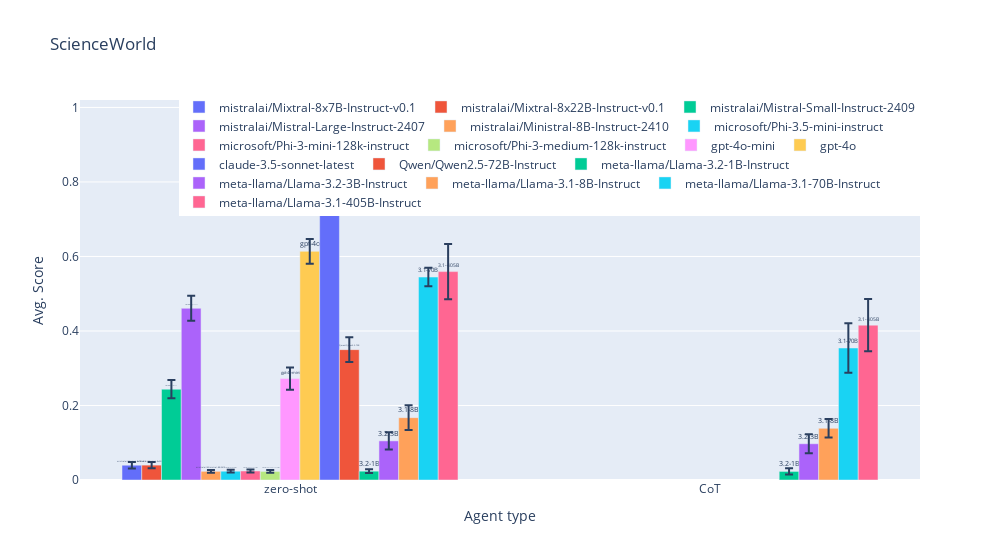

The notebook cell saved with this chart:
### Code cell
# filter out the llama-31-70b-instruct
tmp = data[~data["llm"].str.contains("llama-31-70b-instruct")]
tmp = tmp[tmp["conversation"]]

# Create colun agent_type and set it to zero-shot if LLMAgent is in agent and CoT if ReactAgent is in agent
tmp["agent_type"] = np.where(tmp["agent"].str.contains("LLMAgent"), "zero-shot", "CoT")

tmp["llm_short"] = tmp["llm"].str.replace("meta-llama/Llama-", "")
tmp["llm_short"] = tmp["llm_short"].str.replace("-Instruct", "")
#tmp.groupby(["agent_type", "conversation", "llm"])["final/Normalized Score"].describe().reset_index()

# Sort the llm groups by name

# Compute the average score for each llm group by conversation and stderror
mean_stderror = tmp.groupby(["agent_type", "llm", "llm_short"])["final/Normalized Score"].agg(["mean", "sem"]).reset_index()
# Sort the llm groups by predefined order
order = ["3.1-405B", "3.1-70B", "3.1-8B", "3.2-3B", "3.2-1B"]
order += sorted(set(tmp["llm_short"].unique().tolist()) - set(order))
mean_stderror["llm_short"] = pd.Categorical(mean_stderror["llm_short"], categories=order, ordered=True)
mean_stderror = mean_stderror.sort_values("llm_short", ascending=False)

# Display grouped bar chat for each llm group by conversation using plotly
import plotly.express as px
fig = px.bar(mean_stderror, x="agent_type", y="mean", color="llm", barmode="group", title="ScienceWorld", error_y="sem", text="llm_short", width=1000)

# Set y-axis title
fig.update_yaxes(title_text="Avg. Score")
fig.update_xaxes(title_text="Agent type")

# Fix Y range to 0, 1
fig.update_yaxes(range=[0, 1.02])

# Put legent at the top
fig.update_layout(legend=dict(
    orientation="h",
    yanchor="top",
    y=1.02,
    xanchor="right",
    x=1
))

# Hide legend title
fig.update_layout(legend_title_text='')

fig.update_traces(textposition='outside')
fig.show()

# save the figure to png
fig.write_image("scienceworld_llm_agent_type.png")

### Figure 1 — Plotly figure (JSON) as saved in the notebook; plotly's stock layout.template omitted (floating-point values rounded to 4 significant figures)
{"data": [{"alignmentgroup": "True", "error_y": {"array": [0.008588]}, "hovertemplate": "llm=mistralai/Mixtral-8x7B-Instruct-v0.1<br>agent_type=%{x}<br>mean=%{y}<br>llm_short=%{text}<extra></extra>", "legendgroup": "mistralai/Mixtral-8x7B-Instruct-v0.1", "marker": {"color": "#636efa", "pattern": {"shape": ""}}, "name": "mistralai/Mixtral-8x7B-Instruct-v0.1", "offsetgroup": "mistralai/Mixtral-8x7B-Instruct-v0.1", "orientation": "v", "showlegend": true, "text": ["mistralai/Mixtral-8x7B-v0.1"], "textposition": "outside", "type": "bar", "x": ["zero-shot"], "xaxis": "x", "y": [0.03967], "yaxis": "y"}, {"alignmentgroup": "True", "error_y": {"array": [0.008191]}, "hovertemplate": "llm=mistralai/Mixtral-8x22B-Instruct-v0.1<br>agent_type=%{x}<br>mean=%{y}<br>llm_short=%{text}<extra></extra>", "legendgroup": "mistralai/Mixtral-8x22B-Instruct-v0.1", "marker": {"color": "#EF553B", "pattern": {"shape": ""}}, "name": "mistralai/Mixtral-8x22B-Instruct-v0.1", "offsetgroup": "mistralai/Mixtral-8x22B-Instruct-v0.1", "orientation": "v", "showlegend": true, "text": ["mistralai/Mixtral-8x22B-v0.1"], "textposition": "outside", "type": "bar", "x": ["zero-shot"], "xaxis": "x", "y": [0.03993], "yaxis": "y"}, {"alignmentgroup": "True", "error_y": {"array": [0.02442]}, "hovertemplate": "llm=mistralai/Mistral-Small-Instruct-2409<br>agent_type=%{x}<br>mean=%{y}<br>llm_short=%{text}<extra></extra>", "legendgroup": "mistralai/Mistral-Small-Instruct-2409", "marker": {"color": "#00cc96", "pattern": {"shape": ""}}, "name": "mistralai/Mistral-Small-Instruct-2409", "offsetgroup": "mistralai/Mistral-Small-Instruct-2409", "orientation": "v", "showlegend": true, "text": ["mistralai/Mistral-Small-2409"], "textposition": "outside", "type": "bar", "x": ["zero-shot"], "xaxis": "x", "y": [0.2437], "yaxis": "y"}, {"alignmentgroup": "True", "error_y": {"array": [0.03357]}, "hovertemplate": "llm=mistralai/Mistral-Large-Instruct-2407<br>agent_type=%{x}<br>mean=%{y}<br>llm_short=%{text}<extra></extra>", "legendgroup": "mistralai/Mistral-Large-Instruct-2407", "marker": {"color": "#ab63fa", "pattern": {"shape": ""}}, "name": "mistralai/Mistral-Large-Instruct-2407", "offsetgroup": "mistralai/Mistral-Large-Instruct-2407", "orientation": "v", "showlegend": true, "text": ["mistralai/Mistral-Large-2407"], "textposition": "outside", "type": "bar", "x": ["zero-shot"], "xaxis": "x", "y": [0.4609], "yaxis": "y"}, {"alignmentgroup": "True", "error_y": {"array": [0.003694]}, "hovertemplate": "llm=mistralai/Ministral-8B-Instruct-2410<br>agent_type=%{x}<br>mean=%{y}<br>llm_short=%{text}<extra></extra>", "legendgroup": "mistralai/Ministral-8B-Instruct-2410", "marker": {"color": "#FFA15A", "pattern": {"shape": ""}}, "name": "mistralai/Ministral-8B-Instruct-2410", "offsetgroup": "mistralai/Ministral-8B-Instruct-2410", "orientation": "v", "showlegend": true, "text": ["mistralai/Ministral-8B-2410"], "textposition": "outside", "type": "bar", "x": ["zero-shot"], "xaxis": "x", "y": [0.02327], "yaxis": "y"}, {"alignmentgroup": "True", "error_y": {"array": [0.003711]}, "hovertemplate": "llm=microsoft/Phi-3.5-mini-instruct<br>agent_type=%{x}<br>mean=%{y}<br>llm_short=%{text}<extra></extra>", "legendgroup": "microsoft/Phi-3.5-mini-instruct", "marker": {"color": "#19d3f3", "pattern": {"shape": ""}}, "name": "microsoft/Phi-3.5-mini-instruct", "offsetgroup": "microsoft/Phi-3.5-mini-instruct", "orientation": "v", "showlegend": true, "text": ["microsoft/Phi-3.5-mini-instruct"], "textposition": "outside", "type": "bar", "x": ["zero-shot"], "xaxis": "x", "y": [0.02353], "yaxis": "y"}, {"alignmentgroup": "True", "error_y": {"array": [0.003976]}, "hovertemplate": "llm=microsoft/Phi-3-mini-128k-instruct<br>agent_type=%{x}<br>mean=%{y}<br>llm_short=%{text}<extra></extra>", "legendgroup": "microsoft/Phi-3-mini-128k-instruct", "marker": {"color": "#FF6692", "pattern": {"shape": ""}}, "name": "microsoft/Phi-3-mini-128k-instruct", "offsetgroup": "microsoft/Phi-3-mini-128k-instruct", "orientation": "v", "showlegend": true, "text": ["microsoft/Phi-3-mini-128k-instruct"], "textposition": "outside", "type": "bar", "x": ["zero-shot"], "xaxis": "x", "y": [0.02413], "yaxis": "y"}, {"alignmentgroup": "True", "error_y": {"array": [0.003695]}, "hovertemplate": "llm=microsoft/Phi-3-medium-128k-instruct<br>agent_type=%{x}<br>mean=%{y}<br>llm_short=%{text}<extra></extra>", "legendgroup": "microsoft/Phi-3-medium-128k-instruct", "marker": {"color": "#B6E880", "pattern": {"shape": ""}}, "name": "microsoft/Phi-3-medium-128k-instruct", "offsetgroup": "microsoft/Phi-3-medium-128k-instruct", "orientation": "v", "showlegend": true, "text": ["microsoft/Phi-3-medium-128k-instruct"], "textposition": "outside", "type": "bar", "x": ["zero-shot"], "xaxis": "x", "y": [0.023], "yaxis": "y"}, {"alignmentgroup": "True", "error_y": {"array": [0.03]}, "hovertemplate": "llm=gpt-4o-mini<br>agent_type=%{x}<br>mean=%{y}<br>llm_short=%{text}<extra></extra>", "legendgroup": "gpt-4o-mini", "marker": {"color": "#FF97FF", "pattern": {"shape": ""}}, "name": "gpt-4o-mini", "offsetgroup": "gpt-4o-mini", "orientation": "v", "showlegend": true, "text": ["gpt-4o-mini"], "textposition": "outside", "type": "bar", "x": ["zero-shot"], "xaxis": "x", "y": [0.2722], "yaxis": "y"}, {"alignmentgroup": "True", "error_y": {"array": [0.03322]}, "hovertemplate": "llm=gpt-4o<br>agent_type=%{x}<br>mean=%{y}<br>llm_short=%{text}<extra></extra>", "legendgroup": "gpt-4o", "marker": {"color": "#FECB52", "pattern": {"shape": ""}}, "name": "gpt-4o", "offsetgroup": "gpt-4o", "orientation": "v", "showlegend": true, "text": ["gpt-4o"], "textposition": "outside", "type": "bar", "x": ["zero-shot"], "xaxis": "x", "y": [0.6137], "yaxis": "y"}, {"alignmentgroup": "True", "error_y": {"array": [0.05786]}, "hovertemplate": "llm=claude-3.5-sonnet-latest<br>agent_type=%{x}<br>mean=%{y}<br>llm_short=%{text}<extra></extra>", "legendgroup": "claude-3.5-sonnet-latest", "marker": {"color": "#636efa", "pattern": {"shape": ""}}, "name": "claude-3.5-sonnet-latest", "offsetgroup": "claude-3.5-sonnet-latest", "orientation": "v", "showlegend": true, "text": ["claude-3.5-sonnet-latest"], "textposition": "outside", "type": "bar", "x": ["zero-shot"], "xaxis": "x", "y": [0.7763], "yaxis": "y"}, {"alignmentgroup": "True", "error_y": {"array": [0.0335]}, "hovertemplate": "llm=Qwen/Qwen2.5-72B-Instruct<br>agent_type=%{x}<br>mean=%{y}<br>llm_short=%{text}<extra></extra>", "legendgroup": "Qwen/Qwen2.5-72B-Instruct", "marker": {"color": "#EF553B", "pattern": {"shape": ""}}, "name": "Qwen/Qwen2.5-72B-Instruct", "offsetgroup": "Qwen/Qwen2.5-72B-Instruct", "orientation": "v", "showlegend": true, "text": ["Qwen/Qwen2.5-72B"], "textposition": "outside", "type": "bar", "x": ["zero-shot"], "xaxis": "x", "y": [0.3499], "yaxis": "y"}, {"alignmentgroup": "True", "error_y": {"array": [0.008376, 0.004884]}, "hovertemplate": "llm=meta-llama/Llama-3.2-1B-Instruct<br>agent_type=%{x}<br>mean=%{y}<br>llm_short=%{text}<extra></extra>", "legendgroup": "meta-llama/Llama-3.2-1B-Instruct", "marker": {"color": "#00cc96", "pattern": {"shape": ""}}, "name": "meta-llama/Llama-3.2-1B-Instruct", "offsetgroup": "meta-llama/Llama-3.2-1B-Instruct", "orientation": "v", "showlegend": true, "text": ["3.2-1B", "3.2-1B"], "textposition": "outside", "type": "bar", "x": ["CoT", "zero-shot"], "xaxis": "x", "y": [0.023, 0.02367], "yaxis": "y"}, {"alignmentgroup": "True", "error_y": {"array": [0.02572, 0.023]}, "hovertemplate": "llm=meta-llama/Llama-3.2-3B-Instruct<br>agent_type=%{x}<br>mean=%{y}<br>llm_short=%{text}<extra></extra>", "legendgroup": "meta-llama/Llama-3.2-3B-Instruct", "marker": {"color": "#ab63fa", "pattern": {"shape": ""}}, "name": "meta-llama/Llama-3.2-3B-Instruct", "offsetgroup": "meta-llama/Llama-3.2-3B-Instruct", "orientation": "v", "showlegend": true, "text": ["3.2-3B", "3.2-3B"], "textposition": "outside", "type": "bar", "x": ["CoT", "zero-shot"], "xaxis": "x", "y": [0.09733, 0.105], "yaxis": "y"}, {"alignmentgroup": "True", "error_y": {"array": [0.03323, 0.02481]}, "hovertemplate": "llm=meta-llama/Llama-3.1-8B-Instruct<br>agent_type=%{x}<br>mean=%{y}<br>llm_short=%{text}<extra></extra>", "legendgroup": "meta-llama/Llama-3.1-8B-Instruct", "marker": {"color": "#FFA15A", "pattern": {"shape": ""}}, "name": "meta-llama/Llama-3.1-8B-Instruct", "offsetgroup": "meta-llama/Llama-3.1-8B-Instruct", "orientation": "v", "showlegend": true, "text": ["3.1-8B", "3.1-8B"], "textposition": "outside", "type": "bar", "x": ["zero-shot", "CoT"], "xaxis": "x", "y": [0.1673, 0.1387], "yaxis": "y"}, {"alignmentgroup": "True", "error_y": {"array": [0.06652, 0.025]}, "hovertemplate": "llm=meta-llama/Llama-3.1-70B-Instruct<br>agent_type=%{x}<br>mean=%{y}<br>llm_short=%{text}<extra></extra>", "legendgroup": "meta-llama/Llama-3.1-70B-Instruct", "marker": {"color": "#19d3f3", "pattern": {"shape": ""}}, "name": "meta-llama/Llama-3.1-70B-Instruct", "offsetgroup": "meta-llama/Llama-3.1-70B-Instruct", "orientation": "v", "showlegend": true, "text": ["3.1-70B", "3.1-70B"], "textposition": "outside", "type": "bar", "x": ["CoT", "zero-shot"], "xaxis": "x", "y": [0.3543, 0.5448], "yaxis": "y"}, {"alignmentgroup": "True", "error_y": {"array": [0.07444, 0.07001]}, "hovertemplate": "llm=meta-llama/Llama-3.1-405B-Instruct<br>agent_type=%{x}<br>mean=%{y}<br>llm_short=%{text}<extra></extra>", "legendgroup": "meta-llama/Llama-3.1-405B-Instruct", "marker": {"color": "#FF6692", "pattern": {"shape": ""}}, "name": "meta-llama/Llama-3.1-405B-Instruct", "offsetgroup": "meta-llama/Llama-3.1-405B-Instruct", "orientation": "v", "showlegend": true, "text": ["3.1-405B", "3.1-405B"], "textposition": "outside", "type": "bar", "x": ["zero-shot", "CoT"], "xaxis": "x", "y": [0.5593, 0.4157], "yaxis": "y"}], "layout": {"barmode": "group", "legend": {"orientation": "h", "title": {"text": ""}, "tracegroupgap": 0, "x": 1, "xanchor": "right", "y": 1.02, "yanchor": "top"}, "title": {"text": "ScienceWorld"}, "width": 1000, "xaxis": {"anchor": "y", "domain": [0, 1], "title": {"text": "Agent type"}}, "yaxis": {"anchor": "x", "domain": [0, 1], "range": [0, 1.02], "title": {"text": "Avg. Score"}}}}
